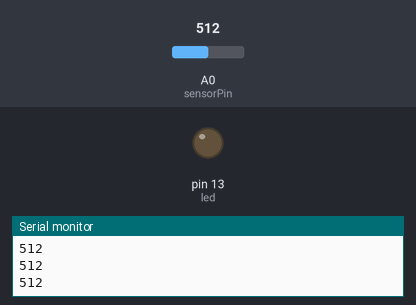
Simulated run of this sketch. Board: Arduino Uno, built with avr-gcc and run on an emulated ATmega328P. Parts: output pins drawn as LEDs (lit = HIGH), the last lines printed to the serial monitor. Inputs (shaded band) come from the test bench; at power-on: A0 (sensorPin) = 512.

Above: at 1.2 s.
1.3 s: A0 (sensorPin) set to 487
At 2.3 s:
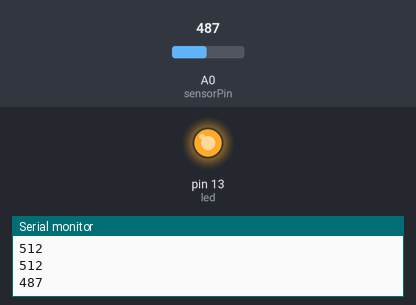
2.8 s: A0 (sensorPin) set to 510
At 4.6 s:
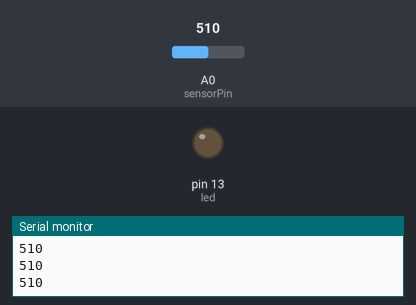
5.8 s: A0 (sensorPin) set to 490
At 6.9 s:
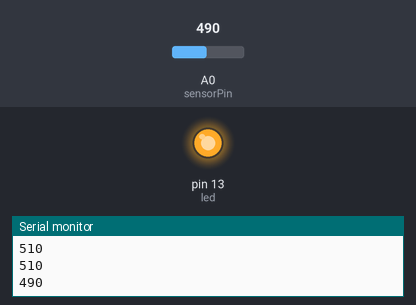
Timing chart, 0 to 8.8 s (numbered marks = the images above; inputs shaded):
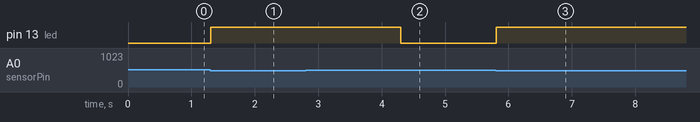

The sketch:

Phototest.ino
```cpp
int sensorPin = A0;    // select the input pin for the potentiometer
int sensorValue = 0;  // variable to store the value coming from the sensor
int led = 13;
void setup() {
  Serial.begin(19200);
  pinMode(sensorPin, INPUT);
  pinMode(led, OUTPUT);
}

void loop() {
  sensorValue = analogRead(sensorPin);  // read the value from the sensor
  Serial.println(sensorValue);

  if (sensorValue <= 500) {
    digitalWrite(led, HIGH);
    delay(3000);
    digitalWrite(led, 0);
  }
}
```

Measured:
- the behaviour switches between 501 and 500 on A0 (sensorPin) (found by bisection; images 0 and 1)
- after the input at 1.3 s, pin 13 (led): LOW → HIGH at once
- after the input at 2.8 s, pin 13 (led): HIGH → LOW after 1.5 s
- after the input at 5.8 s, pin 13 (led): LOW → HIGH at once
